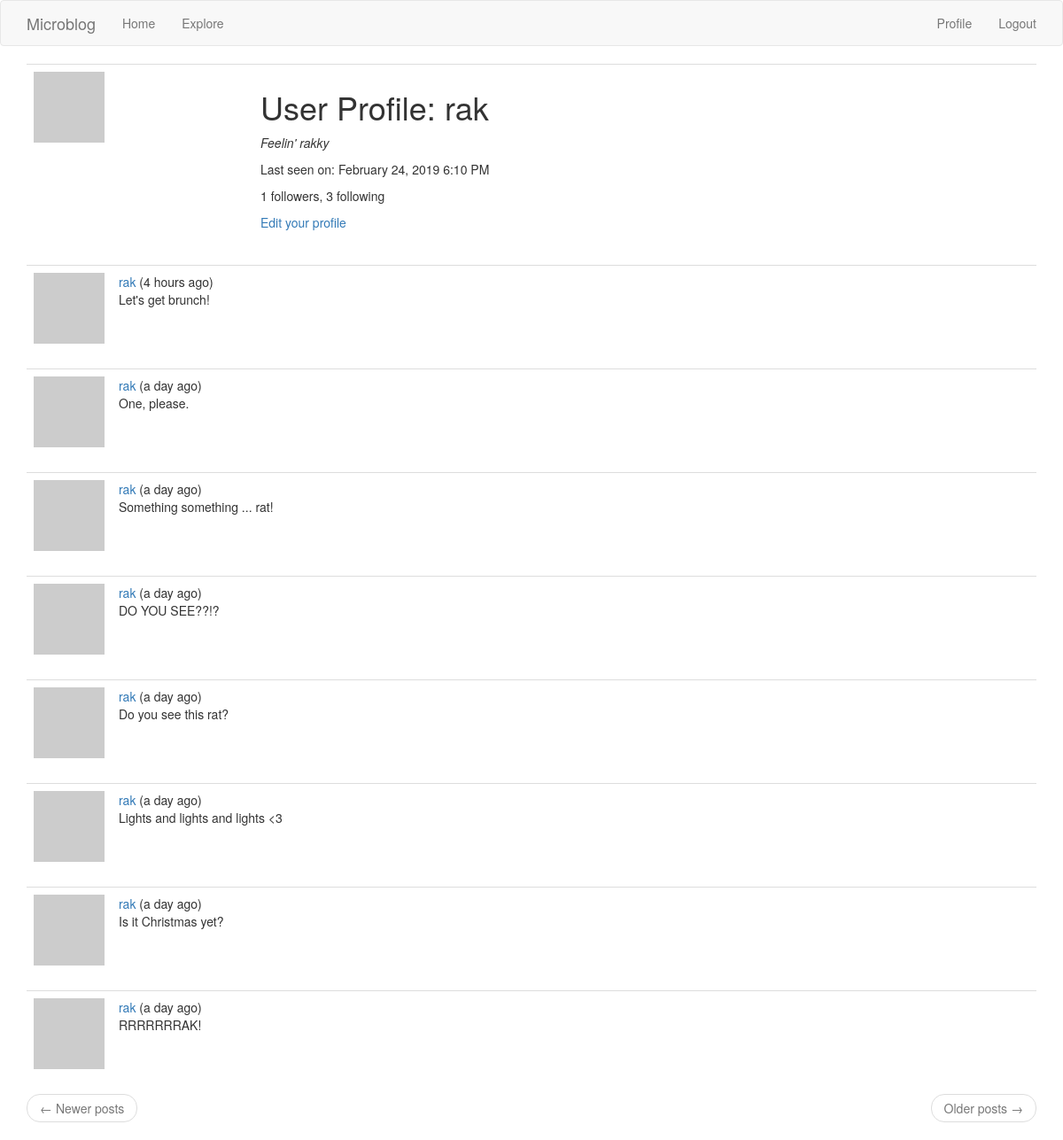
The page /user/rak (signed in) on the database as committed earlier.
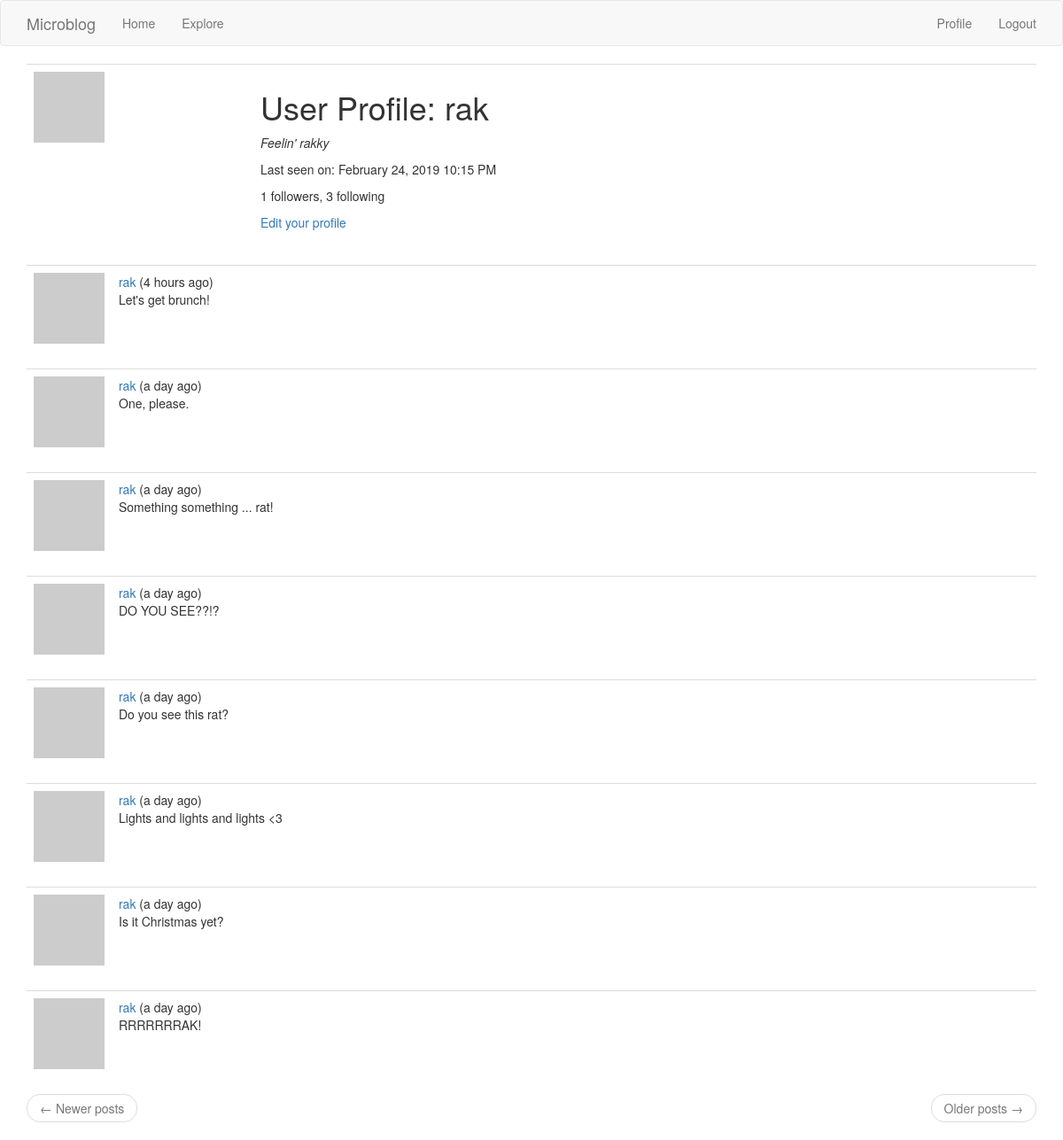
The same page on the database as committed later.
### app/models.py (models this page shows, shortened)
class User(UserMixin, db.Model):
    id = db.Column(db.Integer, primary_key=True)
    username = db.Column(db.String(32), index=True, unique=True)
    email = db.Column(db.String(128), index=True, unique=True)
    password_hash = db.Column(db.String(128))
    posts = db.relationship('Post', backref='author', lazy='dynamic')
    about_me = db.Column(db.String(140))
    last_seen = db.Column(db.DateTime, default=datetime.utcnow)
    followed = db.relationship(
        'User', secondary=followers,
        primaryjoin=(followers.c.follower_id == id),  # the 'c' attribute of any table contains its columns
        secondaryjoin=(followers.c.followed_id == id),
        backref=db.backref('followers', lazy='dynamic'),
        lazy='dynamic')
    def avatar(self, size):
        digest = md5(self.email.lower().encode('utf-8')).hexdigest()  # returns a string hex code
        return 'https://www.gravatar.com/avatar/{}?s={}&d=identicon'.format(digest, size)

class Post(db.Model):
    id = db.Column(db.Integer, primary_key=True)
    body = db.Column(db.String(140))
    timestamp = db.Column(db.DateTime, index=True, default=datetime.utcnow)
    user_id = db.Column(db.Integer, db.ForeignKey('user.id'))

### app/routes.py (the view)
@app.route('/user/<username>')
@login_required
def user(username):
    user = User.query.filter_by(username=username).first_or_404()  # if user isn't found, return a 404 error
    page = request.args.get('page', 1, type=int)
    posts = user.posts.order_by(Post.timestamp.desc()).paginate(
        page, app.config['POSTS_PER_PAGE'], False)
    prev_url = url_for('user', username=user.username, page=posts.prev_num) if posts.has_prev else None
    next_url = url_for('user', username=user.username, page=posts.next_num) if posts.has_next else None
    return render_template('user.html', user=user, posts=posts.items, next_url=next_url, prev_url=prev_url)

### app/models.py (called while the page is built)
@login.user_loader
def load_user(id):
    return User.query.get(int(id))

### app/routes.py (called while the page is built)
@app.before_request
def before_request():
    if current_user.is_authenticated:
        current_user.last_seen = datetime.utcnow()
        db.session.commit()
    g.locale = str(get_locale())

### app/templates/user.html
{% extends "base.html" %}
{% block app_content %}
    <table class="table table-hover" id="user_profile_header">
        <tr>
            <td width="256px"><img src="{{ user.avatar(200) }}"></td>
            <td>
                <h1>{{ _('User Profile') }}: {{ user.username }}</h1>
                {% if user.about_me %}
                    <p>
                        <i>{{ user.about_me }}</i>
                    </p>
                {% endif %}
                {% if user.last_seen %}
                    <p>{{ _('Last seen on:') }} {{ moment(user.last_seen).format('LLL') }}</p>
                {% endif %}
                <p>
                    {{ _('%(count)d followers', count=user.followers.count()) }},
                    {{ _('%(count)d following', count=user.followed.count()) }}
                </p>
                {% if user == current_user %}
                    <p><a href="{{ url_for('edit_profile') }}">{{ _('Edit your profile') }}</a></p>
                {% elif not current_user.is_following(user) %}
                    <p><a href="{{ url_for('follow', username=user.username) }}">{{ _('Follow') }}</a></p>
                {% else %}
                    <p><a href="{{ url_for('unfollow', username=user.username) }}">{{ _('Unfollow') }}</a></p>
                {% endif %}
            </td>
        </tr>
    </table>
    {% for post in posts %}
        {% include '_post.html' %}
    {% endfor %}
    <nav aria-label="...">
        <ul class="pager">
            <li class="previous{% if not prev_url %} disabled{% endif %}">
                <a href="{{ prev_url or '#' }}">
                    <span aria-hidden="true">&larr;</span> {{ _('Newer posts') }}
                </a>
            </li>
            <li class="next{% if not next_url %} disabled{% endif %}">
                <a href="{{ next_url or '#' }}">
                    {{ _('Older posts') }} <span aria-hidden="true">&rarr;</span>
                </a>
            </li>
        </ul>
    </nav>
{% endblock %}

### app/templates/base.html (shortened to what this page needs)
{% extends 'bootstrap/base.html' %}
{% block navbar %}
    <nav class="navbar fixed-top navbar-default">
        <div class="container">
            <a class="navbar-brand" href="{{ url_for('index') }}">Microblog</a>
                <ul class="nav navbar-nav">
                    <li><a href="{{ url_for('index') }}">{{ _('Home') }}</a></li>
                    <li><a href="{{ url_for('explore') }}">{{ _('Explore') }}</a></li>
                </ul>
                <ul class="nav navbar-nav navbar-right">
                    {% if current_user.is_anonymous %}
                        <li><a href="{{ url_for('login') }}">{{ _('Login') }}</a></li>
                    {% else %}
                        <li><a href="{{ url_for('user', username=current_user.username) }}">{{ _('Profile') }}</a></li>
                        <li><a href="{{ url_for('logout') }}">{{ _('Logout') }}</a></li>
                    {% endif %}
                </ul>
        </div>
    </nav>
{% endblock %}
{% block content %}
    <div class="container">
        {% block app_content %}{% endblock %}
    </div>
{% endblock %}

### app/templates/_post.html (shortened to what this page needs)
<table class="table table-hover">
    <tr>
        <td width="70px">
            <a href="{{ url_for('user', username=post.author.username) }}">
                <img src="{{ post.author.avatar(70) }}" />
            </a>
        </td>
        <td>
            {{ _('%(username)s (%(when)s)', username=user_link, when=moment(post.timestamp).fromNow()) }}
            <br>
            {{ post.body }}
        </td>
    </tr>
</table>

Rows that differ between the two databases and show on the page:
changed User "rak": last_seen "February 24, 2019 6:10 PM" → "February 24, 2019 10:15 PM"
